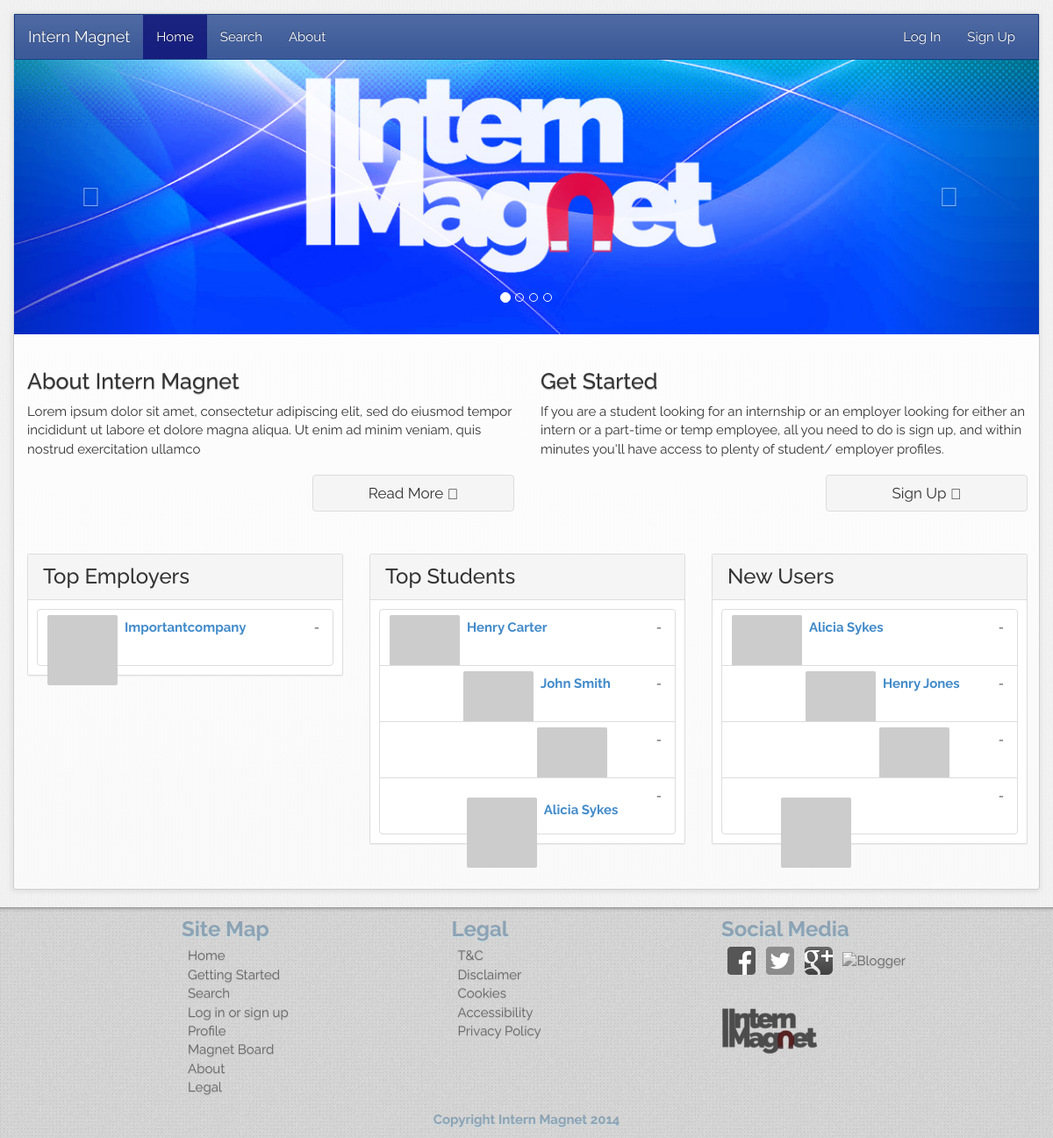
The page / on the database its author committed.
### tables this page shows
CREATE TABLE IF NOT EXISTS `users` (
  `ID` int(5) NOT NULL AUTO_INCREMENT,
  `username` varchar(65) NOT NULL,
  `firstName` varchar(30) NOT NULL,
  `lastName` varchar(30) NOT NULL,
  `password` varchar(129) NOT NULL,
  `salt` varchar(32) NOT NULL,
  `email` varchar(100) NOT NULL,
  `category` int(11) NOT NULL,
  `visibility` varchar(10) NOT NULL,
  `bio` varchar(249) NOT NULL,
  `cv` varchar(100) NOT NULL,
  `year` varchar(10) NOT NULL,
  `userType` varchar(15) NOT NULL,
  `dateCreated` date NOT NULL,
  `verified` tinyint(1) NOT NULL,
  PRIMARY KEY (`ID`),
  KEY `verified` (`verified`)
);

### php/UserActions.class.php (called while the page is built, shortened)
<?php
include_once $_SERVER['DOCUMENT_ROOT']."/php/Db.class.php";
class UserActions {
    public function __construct(){
        $this->_dbObj = new Db();
    }
    public function isLoggedIn(){
        return false;
    }
}
class Search extends UserActions{
    private $_db;
    public function __construct(){
        $this->_db = new Db();
        $this->_db->connect();
    }
    public function getNewUsers(){
        $q = $this->_db->query_get("SELECT * FROM users ORDER BY ID ASC");
        $results = array();
        for($i=0; $i<count($q); $i++){
            $uo = new User();
            $uo->setUserId($q[$i]['ID']);
            $results[] = $uo;
        }
        return $results;
    }
}
class Magnet extends UserActions{
    public function getTopStudents(){
        return $this->getTopPersons('student');
    }
    public function getTopEmployers(){
        return $this->getTopPersons('employer');
    }
    private function getTopPersons($userType){
        $dbObj = new Db();
        $q = $dbObj->query_get("
            SELECT to_user_id AS user_id
            FROM magnetise
            INNER JOIN users
            ON users.ID=magnetise.to_user_id
            WHERE users.userType = '$userType'
            ORDER BY(to_user_id)");
        $userIds = array();
        for($i = 0; $i< count($q); $i++){
            $userIds[] = $q[$i]['user_id'];
        }
        $uniqueIds = array_values(array_unique($userIds));
        $results = array();
        for($i = 0; $i< count($uniqueIds); $i++){
            $u = $uniqueIds[$i];
            $r = $dbObj->query_get("SELECT count(*) AS count FROM magnetise WHERE to_user_id = '$u'");
            $results[$u] = $r[0]['count'];
        }
        asort($results);
        $return = array();
        foreach ($results as $userIdWin => $countNum) {
            $uo = new User();
            $uo->setUserId($userIdWin);
            array_unshift($return, $uo);
        }
        return $return;
    }
}
class User {
    private $_userId;
    public function setUserId($userId){
        $this->_userId = $userId;
    }
    public function getUserId(){
        return $this->_userId;
    }
    public function getFullName(){
        return $this->getFirstName()." ".$this->getLastName();
    }
    public function getFirstName(){
        $uid = $this->_userId;
        $db = new Db();
        $q = $db->query_get("SELECT firstName FROM users WHERE ID = '$uid'");
        if(count($q)>0){
            return ucfirst($q[0]['firstName']);
        }
        return "unknown";
    }
    public function getLastName(){
        $uid = $this->_userId;
        $db = new Db();
        $q = $db->query_get("SELECT lastName FROM users WHERE ID = '$uid'");
        if(count($q)>0){
            return ucfirst($q[0]['lastName']);
        }
        return "unknown";
    }
    public function getEmailAddress(){
        $uid = $this->_userId;
        $db = new Db();
        $q = $db->query_get("SELECT email FROM users WHERE ID = '$uid'");
        return $q[0]['email'];
    }
    public function getGravatar($s = 200, $d = 'mm', $r = 'g'){
        $email = $this->getEmailAddress();
        $url = 'http://www.gravatar.com/avatar/';
        $url .= md5( strtolower( trim( $email ) ) );
        $url .= "?s=$s&d=$d&r=$r";
        return $url;
    }
}

### php/Db.class.php (called while the page is built, shortened)
<?php
class Db
{
    private $_username = "root";
    private $_password = "";
    private $_database = "internmagnet";
    function query_get($sql) {
        try {
		    $this->_conn = new PDO("mysql:host=localhost;dbname=".$this->_database, $this->_username, $this->_password);
			$j = $this->_conn->query($sql);
		   $results = array();
	   	   foreach ($j as $row) {
				$results[]=$row;
        	}
		   return $results;
		    }
         catch(PDOException $e) {
    		echo $e->getMessage();
		}
		return array();
    }
}

### index.php (the view, shortened to what this page needs)
<?php
include_once $_SERVER['DOCUMENT_ROOT']."/php/Db.class.php";
include_once $_SERVER['DOCUMENT_ROOT']."/php/UserActions.class.php";
$searchObj = new Search();
$magnetObj = new Magnet();
$limit = 4;
$topStudents  = $magnetObj->getTopStudents();
$topEmployers = $magnetObj->getTopEmployers();
$newUsers = $searchObj->getNewUsers();
?>
<!DOCTYPE html>
<html lang="en"><head><meta http-equiv="Content-Type" content="text/html; charset=UTF-8">
    <link href="css/bootstrap.min.css" rel="stylesheet">
    <link href="css/styles.css" rel="stylesheet">
</head>
<body>
<div class="container main ">
    <?php require($_SERVER['DOCUMENT_ROOT'] . "/html/navbar.php"); ?>
    <div id="myCarousel" class="carousel slide" data-ride="carousel">
        <ol class="carousel-indicators">
            <li data-target="#myCarousel" data-slide-to="0" class="active"></li>
            <li data-target="#myCarousel" data-slide-to="1"></li>
            <li data-target="#myCarousel" data-slide-to="2"></li>
            <li data-target="#myCarousel" data-slide-to="3"></li>
        </ol>
        <div class="carousel-inner" role="listbox">
            <div class="item active">
                <img src="/img/banner_txt4.jpg" alt="Intern Magnet">
                <div class="container">
                    <div class="carousel-caption">
                    </div>
                </div>
            </div>
        </div>
        <a class="left carousel-control" href="#myCarousel" role="button" data-slide="prev">
            <span class="glyphicon glyphicon-chevron-left" aria-hidden="true"></span>
        </a>
        <a class="right carousel-control" href="#myCarousel" role="button" data-slide="next">
            <span class="glyphicon glyphicon-chevron-right" aria-hidden="true"></span>
        </a>
    </div>
    <div class="container">
        <?php if(!$loggedIn){ ?>
            <div class="row top-buffer">
                <div class="col-md-6">
                    <h2>About Intern Magnet</h2>
                    <p>Lorem ipsum dolor sit amet, consectetur adipiscing elit, sed do eiusmod tempor incididunt ut
                        labore et dolore magna aliqua. Ut enim ad minim veniam, quis nostrud exercitation ullamco
                    </p>
                    <a class="grey-button pull-right" href="/about.php">Read More <span class="glyphicon glyphicon-chevron-right"></span></a>
                </div>
                <div class="col-md-6">
                    <h2>Get Started</h2>
                    <p>If you are a student looking for an internship or an employer looking for either an intern or a
                        part-time or temp employee, all you need to do is sign up, and within minutes you'll have access
                        to plenty of student/ employer profiles.
                    </p>
                    <a class="grey-button pull-right" href="/login.php">Sign Up <span class="glyphicon glyphicon-chevron-right"></span></a>
                </div>
            </div>
        <?php } ?>
        <div class="row top-buffer">
            <div class="col-md-4">
                <div class="panel panel-default">
                    <div class="panel-heading"><h3>Top Employers</h3><i class="fa fa-link fa-1x"></i></div>
                    <div class="panel-inner">
                        <?php
                        if(count($topEmployers)>$limit){$l = $limit; }
                        else{$l = count($topEmployers);}
                        for($i = 0; $i<$l; $i++){ ?>
                            <div class="list-group-item text-right mb-height">
                                <a href="/profile.php?userId=<?php echo $topEmployers[$i]->getUserId();?>">
                                    <span class="pull-left"><img class="block-pic2" src="<?php echo $topEmployers[$i]->getGravatar(50); ?>" /></span>
                                    <span class="pull-left"><strong><?php echo $topEmployers[$i]->getFullName(); ?> </strong></span>
                                </a>
                                -
                            </div>
                        <?php } ?>
                    </div>
                </div>
            </div>
            <div class="col-md-4">
                <div class="panel panel-default">
                    <div class="panel-heading"><h3>Top Students</h3><i class="fa fa-link fa-1x"></i></div>
                    <div class="panel-inner">
                        <?php
                        if(count($topStudents)>$limit){$l = $limit; }
                        else{$l = count($topStudents);}
                        for($i = 0; $i<$l; $i++){ ?>
                            <div class="list-group-item text-right mb-height">
                                <a href="/profile.php?userId=<?php echo $topStudents[$i]->getUserId();?>">
                                    <span class="pull-left"><img class="block-pic2" src="<?php echo $topStudents[$i]->getGravatar(50); ?>" /></span>
                                    <span class="pull-left"><strong><?php echo $topStudents[$i]->getFullName(); ?> </strong></span>
                                </a>
                                -
                            </div>
                        <?php } ?>
                    </div>
                </div>
            </div>
            <div class="col-md-4">
                <div class="panel panel-default">
                    <div class="panel-heading"><h3>New Users</h3><i class="fa fa-link fa-1x"></i></div>
                    <div class="panel-inner">
                        <?php
                        if(count($newUsers)>$limit){$l = $limit; }
                        else{$l = count($newUsers);}
                        for($i = 0; $i<$l; $i++){ ?>
                            <div class="list-group-item text-right mb-height">
                                <a href="/profile.php?userId=<?php echo $newUsers[$i]->getUserId();?>">
                                    <span class="pull-left"><img class="block-pic2" src="<?php echo $newUsers[$i]->getGravatar(50); ?>" /></span>
                                    <span class="pull-left"><strong><?php echo $newUsers[$i]->getFullName(); ?> </strong></span>
                                </a>
                                -
                            </div>
                        <?php } ?>
                    </div>
                </div>
            </div>
        </div>
    </div>
    </div>
<?php require($_SERVER['DOCUMENT_ROOT'] . "/html/footer.php"); ?>
</body></html>

### rows shown on the page
users: firstName+lastName "Importantcompany"
users: firstName+lastName "Henry Carter"
users: firstName+lastName "John Smith"
users: firstName+lastName "Alicia Sykes"

### other values the page prints
$newUsers[$i]->getFullName() "Alicia Sykes"
$newUsers[$i]->getFullName() "Henry Jones"
